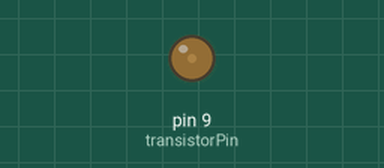
A sketch run on a simulated Arduino Uno, built with avr-gcc and run on an emulated ATmega328P. Shown: output pins drawn as LEDs (lit = HIGH).

Above: at 0.05 s.
At 1.25 s:
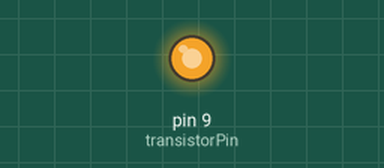
At 1.85 s:
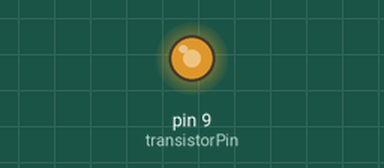
At 2.45 s:
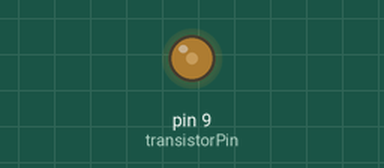
Timing chart, 0 to 6.4 s (numbered marks = the images above):
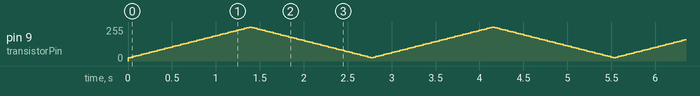

The sketch:

ledstrip.ino
```cpp
const int transistorPin = 9;    // connected to the base of the transistor

int led = 9;           // the pin that the LED is attached to
int brightness = 25;    // how bright the LED is
int fadeAmount = 5;    // how many points to fade the LED by


void setup() {
  // set  the transistor pin as output:
  //Serial.begin(9600);
  pinMode(transistorPin, OUTPUT);
}

void loop() {
  // read the potentiometer:
  //int sensorValue = analogRead(A0);
  //Serial.println(sensorValue);
  // map the sensor value to a range from 0 - 255:
  //int outputValue = map(sensorValue, 0, 1023, 0, 255);
  // use that to control the transistor:

  analogWrite(transistorPin, brightness);
  brightness = brightness + fadeAmount;
  if (brightness == 25 || brightness == 255) {
    fadeAmount = -fadeAmount ;
  }
  delay(30);
}
```
